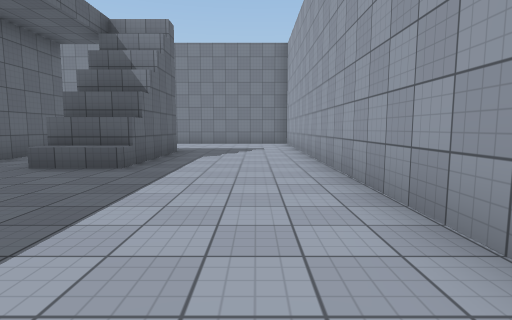
[1] (above)

20 first-person views from a walk through a scene from a Unity 3-D project. The camera is 1.3 m above the floor, tilts 6° down and sees 80° across. The floor is counted in squares, 2 m on a side. Each view is taken from the middle of a square. On the plan, view 1 faces up. The plan holds only what a view shows up to about 10 squares ahead; the rest is blank. The place goes on beyond the plan. Surface patterns are stand-ins for the level's own textures.

[2]
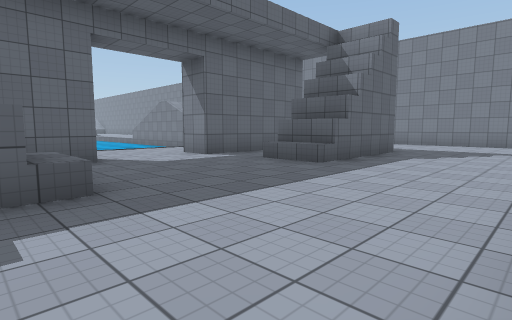

[3]
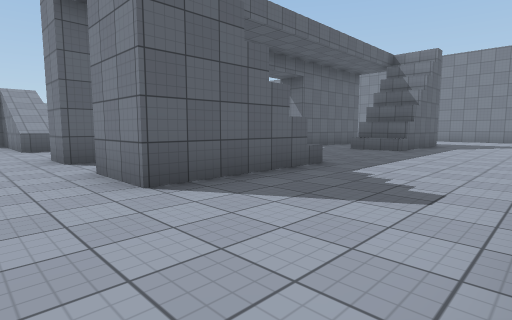

[4]
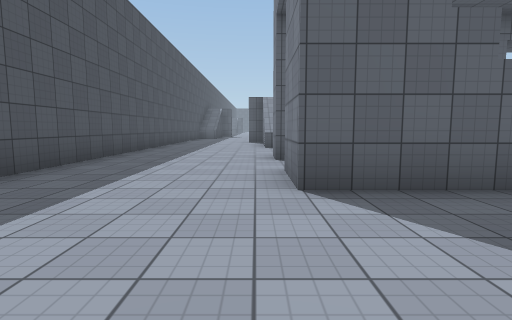

[5]
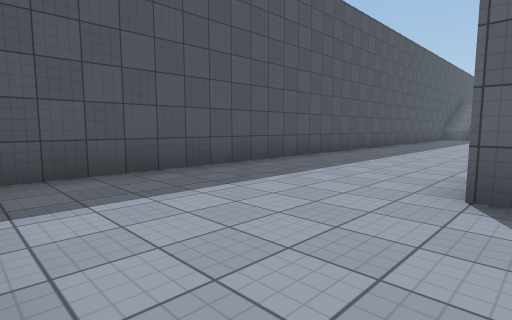

[6]
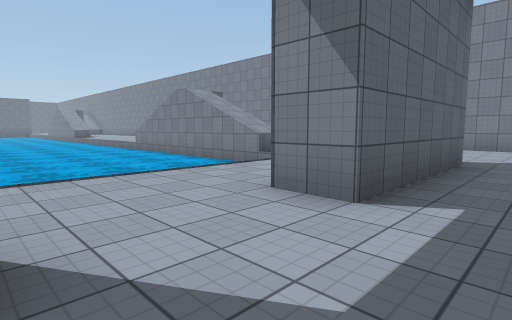

[7]
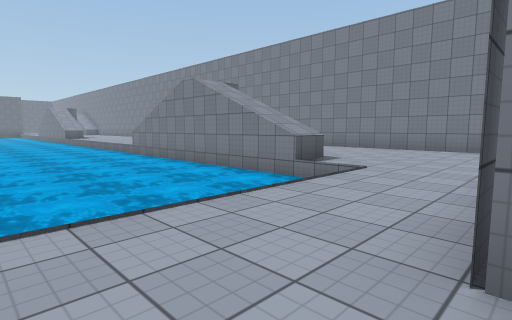

[8]
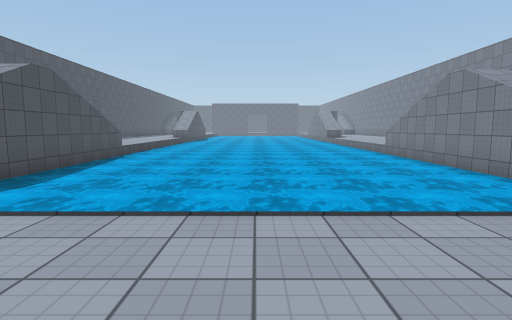

[9]
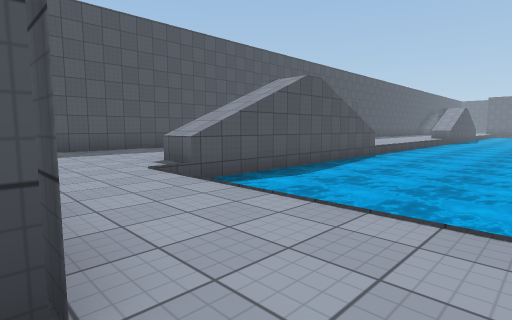

[10]
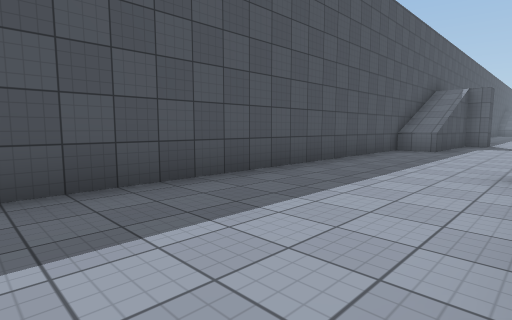

[11]
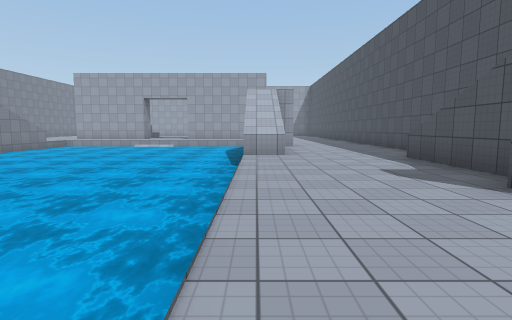

[12]
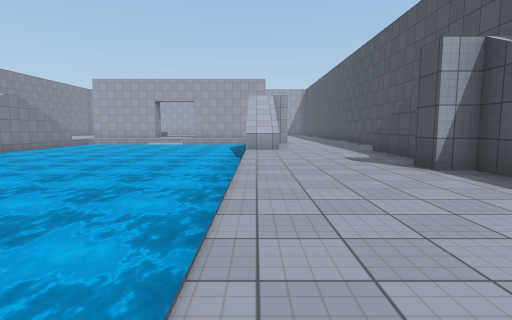

[13]
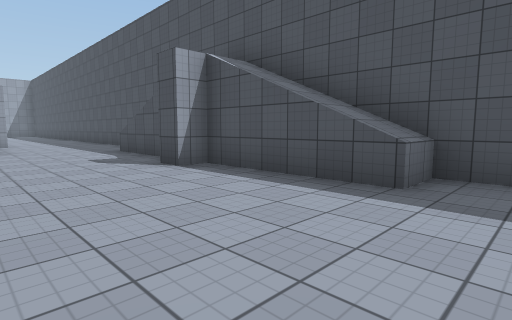

[14]
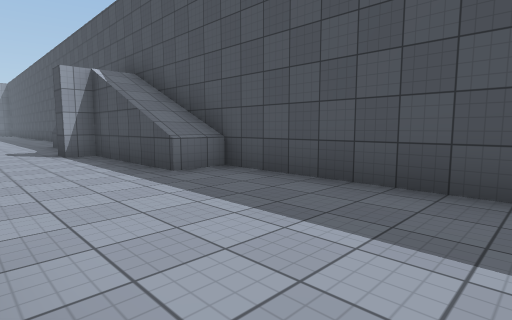

[15]
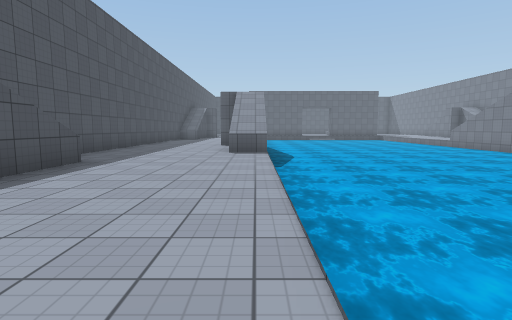

[16]
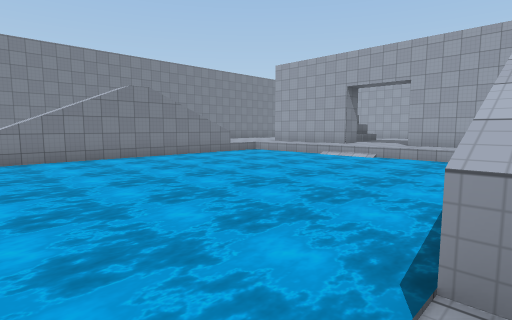

[17]
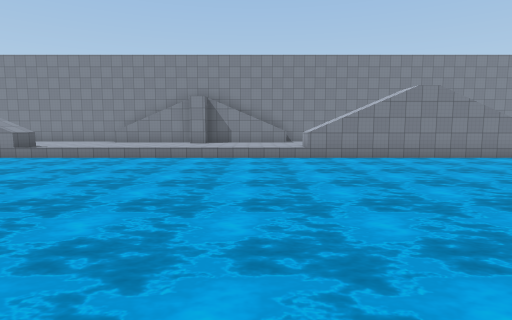

[18]
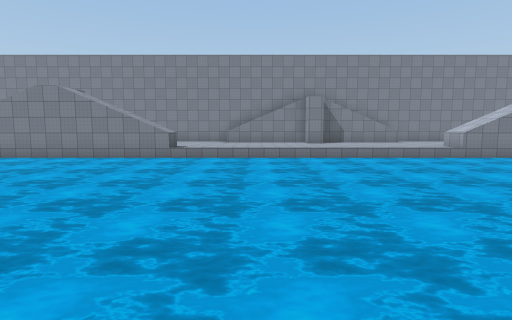

[19]
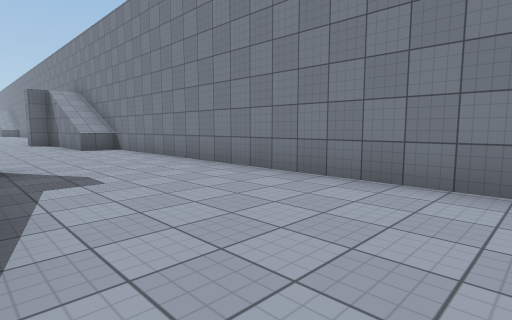

[20]
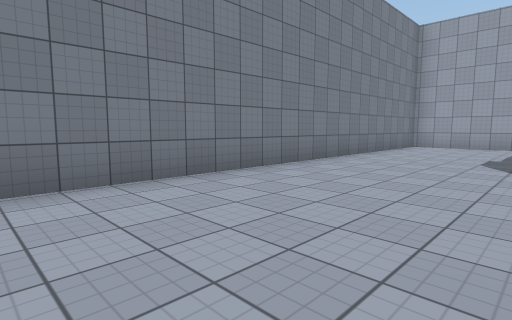

### Floor plan
Key: @ floor where view 1 was taken; # wall or solid block; . floor; ≈ water the walk keeps out of; ^ raised ledge.
Columns run from 29 left of view 1 to 2 right of it. Each row starts with its distance up from view 1.
 13            #####################
 12          ##^...................#
 11          ......................#
 10          ......................#
  9             ..   ........  ....#
  8 ##^.........^######^...#. #....#
  7 ≈≈≈≈≈≈≈≈≈≈≈≈≈≈≈≈≈≈≈≈≈..#..#....#
  6 ≈≈≈≈≈≈≈≈≈≈≈≈≈≈≈≈≈≈≈≈≈..#..#....#
  5 ≈≈≈≈≈≈≈≈≈≈≈≈≈≈≈≈≈≈≈≈≈..#..^....#
  4 ≈≈≈≈≈≈≈≈≈≈≈≈≈≈≈≈≈≈≈≈≈..........#
  3 ≈≈≈≈≈≈≈≈≈≈≈≈≈≈≈≈≈≈≈≈≈..........#
  2 ≈≈≈≈≈≈≈≈≈≈≈≈≈≈≈≈≈≈≈≈≈..........#
  1 ≈≈≈≈≈≈≈≈≈≈≈≈≈≈≈≈≈≈≈≈≈..# .^....
  0 ≈≈≈≈≈≈≈≈≈≈≈≈≈≈≈≈≈≈≈≈≈..#  #..@.
 -1 ≈≈≈≈≈≈≈≈≈≈≈≈≈≈≈≈≈≈≈≈≈..#  #....
 -2   ^..........#######^..#..#....
 -3 ................#..............
 -4 ...............................
 -5 ........#......................
 -6 .....#######...................
 -7 ######     ####################

Where each view was taken, in squares from view 1:
view 1: 0 up, 0 right, facing up
view 2: 0 up, 1 right, facing up-left
view 3: 4 down, 1 right, facing up-left
view 4: 3 down, 1 right, facing left
view 5: 2 down, 1 right, facing down-left
view 6: 2 up, 4 left, facing up-left
view 7: 3 up, 6 left, facing up-left
view 8: 3 up, 6 left, facing left
view 9: 3 up, 6 left, facing down-left
view 10: 3 down, 8 left, facing down-left
view 11: 2 down, 24 left, facing right
view 12: 2 down, 26 left, facing right
view 13: 2 down, 26 left, facing down-right
view 14: 3 down, 29 left, facing down-right
view 15: 2 down, 19 left, facing left
view 16: 2 down, 18 left, facing up-right
view 17: 2 down, 19 left, facing up
view 18: 2 down, 24 left, facing up
view 19: 9 up, 8 left, facing up-left
view 20: 9 up, 10 left, facing up-right
